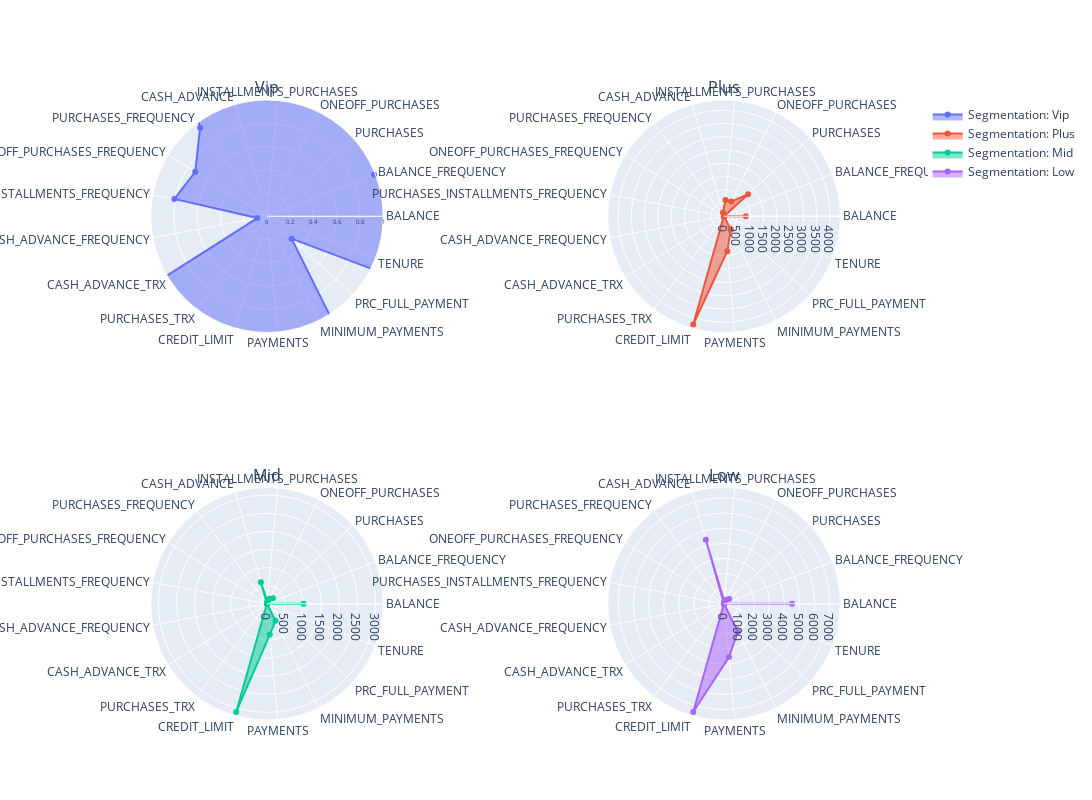

The notebook cell saved with this chart:
### Code cell
fig = make_subplots(rows=2, cols=2, subplot_titles=df['SEGMENTATION'].unique(), specs=[[{'type': 'polar'}]*2]*2)

angles = list(X.columns)
layoutdict = dict(radialaxis=dict(visible=True, range=[0, 1]))

row = 1
col = 1
for segment in df['SEGMENTATION'].unique():
    subset = df[df['SEGMENTATION'] == segment]
    data = [np.mean(subset[col]) for col in subset.columns[:-2]]
    data.append(data[0])
    
    fig.add_trace(go.Scatterpolar(
        r=data,
        theta=angles,
        fill='toself',
        name="Segmentation: " + segment
    ), row=row, col=col)
    
    col += 1
    if col > 2:
        col = 1
        row += 1

fig.update_layout(
    polar=dict(
        radialaxis=dict(
            visible=True,
            range=[0, 1],
            tickfont=dict(size=6)  
        )
    ),
    showlegend=True,
    height=800,
    width=1400,
    template="plotly"
)

fig.show()

### Figure 1 — Plotly figure (JSON) as saved in the notebook; plotly's stock layout.template omitted (floating-point values rounded to 4 significant figures)
{"data": [{"fill": "toself", "name": "Segmentation: Vip", "r": [3405.0, 0.9885, 6870.0, 4493.0, 2379.0, 772.8, 0.9547, 0.7255, 0.8099, 0.0848, 2.356, 82.75, 9514.0, 6695.0, 1876.0, 0.2863, 11.96, 3405.0], "subplot": "polar", "theta": ["BALANCE", "BALANCE_FREQUENCY", "PURCHASES", "ONEOFF_PURCHASES", "INSTALLMENTS_PURCHASES", "CASH_ADVANCE", "PURCHASES_FREQUENCY", "ONEOFF_PURCHASES_FREQUENCY", "PURCHASES_INSTALLMENTS_FREQUENCY", "CASH_ADVANCE_FREQUENCY", "CASH_ADVANCE_TRX", "PURCHASES_TRX", "CREDIT_LIMIT", "PAYMENTS", "MINIMUM_PAYMENTS", "PRC_FULL_PAYMENT", "TENURE"], "type": "scatterpolar"}, {"fill": "toself", "name": "Segmentation: Plus", "r": [822.4, 0.9191, 1233.0, 620.1, 612.8, 147.1, 0.8614, 0.301, 0.6742, 0.03062, 0.5696, 21.25, 4248.0, 1326.0, 568.3, 0.2827, 11.66, 822.4], "subplot": "polar2", "theta": ["BALANCE", "BALANCE_FREQUENCY", "PURCHASES", "ONEOFF_PURCHASES", "INSTALLMENTS_PURCHASES", "CASH_ADVANCE", "PURCHASES_FREQUENCY", "ONEOFF_PURCHASES_FREQUENCY", "PURCHASES_INSTALLMENTS_FREQUENCY", "CASH_ADVANCE_FREQUENCY", "CASH_ADVANCE_TRX", "PURCHASES_TRX", "CREDIT_LIMIT", "PAYMENTS", "MINIMUM_PAYMENTS", "PRC_FULL_PAYMENT", "TENURE"], "type": "scatterpolar"}, {"fill": "toself", "name": "Segmentation: Mid", "r": [1013.0, 0.8001, 222.2, 157.0, 65.44, 615.6, 0.1888, 0.07481, 0.1088, 0.1228, 2.267, 2.931, 3109.0, 856.5, 527.5, 0.06571, 11.36, 1013.0], "subplot": "polar3", "theta": ["BALANCE", "BALANCE_FREQUENCY", "PURCHASES", "ONEOFF_PURCHASES", "INSTALLMENTS_PURCHASES", "CASH_ADVANCE", "PURCHASES_FREQUENCY", "ONEOFF_PURCHASES_FREQUENCY", "PURCHASES_INSTALLMENTS_FREQUENCY", "CASH_ADVANCE_FREQUENCY", "CASH_ADVANCE_TRX", "PURCHASES_TRX", "CREDIT_LIMIT", "PAYMENTS", "MINIMUM_PAYMENTS", "PRC_FULL_PAYMENT", "TENURE"], "type": "scatterpolar"}, {"fill": "toself", "name": "Segmentation: Low", "r": [4506.0, 0.9635, 462.7, 300.3, 162.5, 4399.0, 0.2665, 0.1299, 0.1664, 0.4704, 13.77, 6.718, 7449.0, 3543.0, 2073.0, 0.03499, 11.44, 4506.0], "subplot": "polar4", "theta": ["BALANCE", "BALANCE_FREQUENCY", "PURCHASES", "ONEOFF_PURCHASES", "INSTALLMENTS_PURCHASES", "CASH_ADVANCE", "PURCHASES_FREQUENCY", "ONEOFF_PURCHASES_FREQUENCY", "PURCHASES_INSTALLMENTS_FREQUENCY", "CASH_ADVANCE_FREQUENCY", "CASH_ADVANCE_TRX", "PURCHASES_TRX", "CREDIT_LIMIT", "PAYMENTS", "MINIMUM_PAYMENTS", "PRC_FULL_PAYMENT", "TENURE"], "type": "scatterpolar"}], "layout": {"annotations": [{"font": {"size": 16}, "showarrow": false, "text": "Vip", "x": 0.225, "xanchor": "center", "xref": "paper", "y": 1, "yanchor": "bottom", "yref": "paper"}, {"font": {"size": 16}, "showarrow": false, "text": "Plus", "x": 0.775, "xanchor": "center", "xref": "paper", "y": 1, "yanchor": "bottom", "yref": "paper"}, {"font": {"size": 16}, "showarrow": false, "text": "Mid", "x": 0.225, "xanchor": "center", "xref": "paper", "y": 0.375, "yanchor": "bottom", "yref": "paper"}, {"font": {"size": 16}, "showarrow": false, "text": "Low", "x": 0.775, "xanchor": "center", "xref": "paper", "y": 0.375, "yanchor": "bottom", "yref": "paper"}], "height": 800, "polar": {"domain": {"x": [0, 0.45], "y": [0.625, 1]}, "radialaxis": {"range": [0, 1], "tickfont": {"size": 6}, "visible": true}}, "polar2": {"domain": {"x": [0.55, 1], "y": [0.625, 1]}}, "polar3": {"domain": {"x": [0, 0.45], "y": [0, 0.375]}}, "polar4": {"domain": {"x": [0.55, 1], "y": [0, 0.375]}}, "showlegend": true, "width": 1400}}
